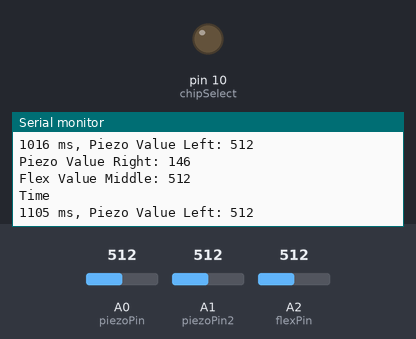
A sketch run on a simulated Arduino Uno, built with avr-gcc and run on an emulated ATmega328P. On the bench: output pins drawn as LEDs (lit = HIGH), the last lines printed to the serial monitor. The inputs (shaded band) are chosen by the test bench; at power-on: A1 (piezoPin2) = 512, A0 (piezoPin) = 512, A2 (flexPin) = 512. Storage starts empty.

Above: at 1.2 s.
1.3 s: A1 (piezoPin2) set to 361
At 1.8 s:
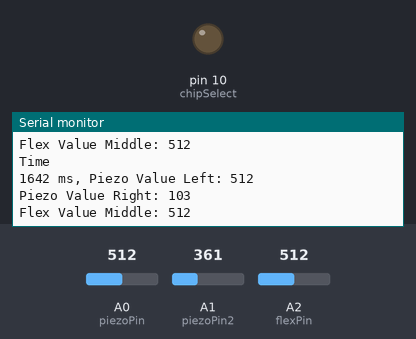
4.3 s: A1 (piezoPin2) set to 335
At 5.1 s:
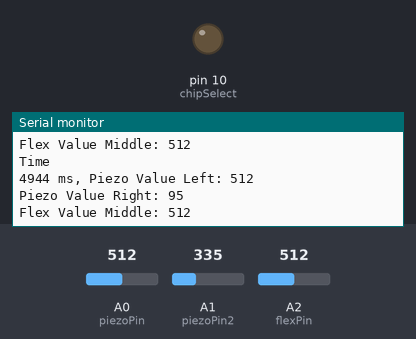
7.3 s: A0 (piezoPin) set to 11
At 7.8 s:
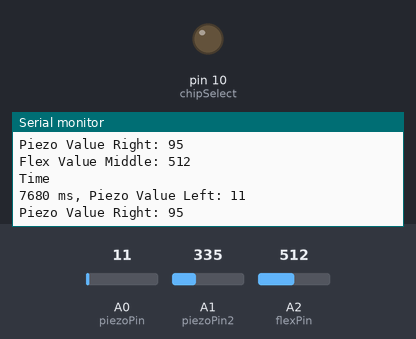
8.8 s: A0 (piezoPin) set to 8
At 9.3 s:
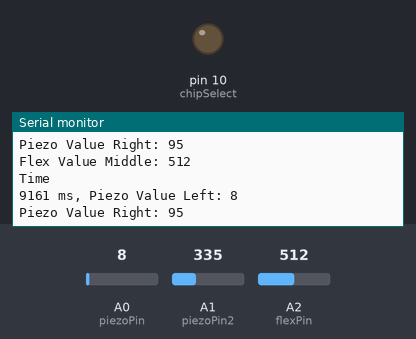
10.3 s: A2 (flexPin) set to 989
At 10.9 s:
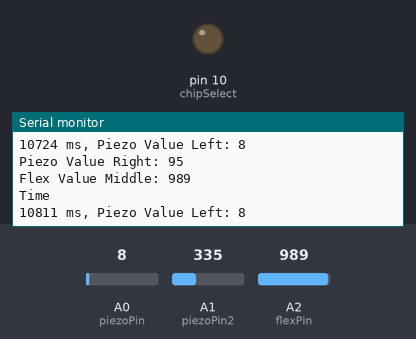
13.3 s: A2 (flexPin) set to 1007
At 14.3 s:
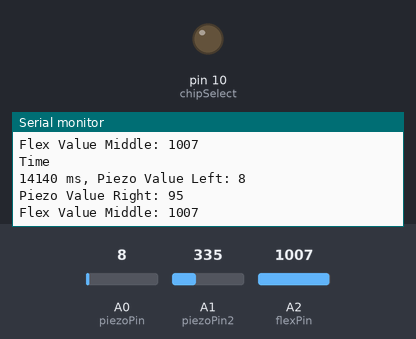
Timing chart, 0 to 16.3 s (numbered marks = the images above; inputs shaded):
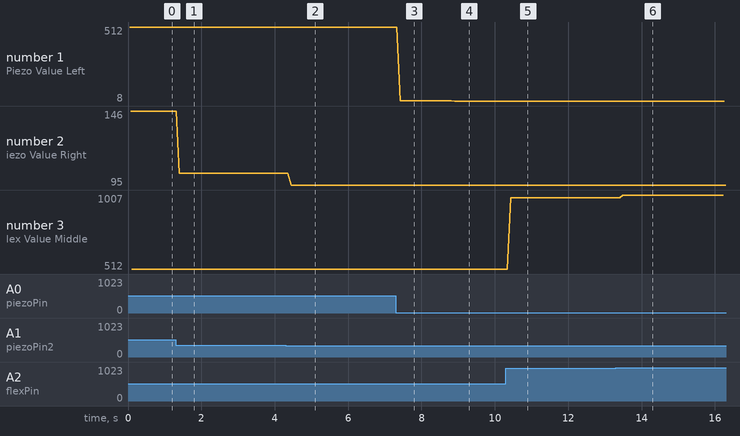

Measured:
- the behaviour switches between 999 and 1000 on A2 (flexPin) (found by bisection; images 5 and 6)
- after the input at 1.3 s, the serial monitor: prints a new line after 0.10 s (image 1)
- after the input at 4.3 s, the serial monitor: prints a new line after 0.14 s (image 2)
- after the input at 7.3 s, the serial monitor: prints a new line after 0.12 s (image 3)
- after the input at 8.8 s, the serial monitor: prints a new line after 0.10 s (image 4)
- after the input at 10.3 s, the serial monitor: prints a new line after 0.13 s (image 5)
- plotted number 1: 512 → 11 after the input at 7.3 s, 11 → 8 after the input at 8.8 s
- plotted number 2: 146 → 103 after the input at 1.3 s, 103 → 95 after the input at 4.3 s

The sketch:

Flex_Piezo_Bed_Test.ino
```cpp
#include <SPI.h>
#include <SD.h>

const int piezoPin = A0;
const int piezoPin2 = A1;
const int flexPin = A2;

unsigned long startTime;
const unsigned long duration = 90000;

int chipSelect = 10; //chip select pin for the MicroSD Card Adapter
File file; // file object that is used to read and write data
String filename = "FBT5.csv";

void setup() {
  Serial.begin(9600);

  pinMode(chipSelect, OUTPUT);

  if(!SD.begin(chipSelect)){
    Serial.println("SD card not found");
    return;
  }
  Serial.println("SD card found!");

  file = SD.open(filename, FILE_WRITE);
  if(file){
    file.println("Timestamp (ms), Piezo Value Left, Piezo Value Right, Flex Value Middle,  Label");
    file.close();
  } else{
    Serial.println("Failed to open file");
    }

  startTime = millis();
}

String classifyState(int piezo_left, int piezo_right, int flex_middle){
  if (flex_middle > 764 || piezo_left == piezo_right) return "middle";
  else if(piezo_left > piezo_right && piezo_right != 0) return "left";
  else if (piezo_left < piezo_right && piezo_left != 0) return "right";
  else if (piezo_left == 0) return "left";
  else if (piezo_right == 0) return "right";
}

void loop() {
  int sensorValue1 = analogRead(piezoPin);  // read sensor 1 LEFT
  //scaling factor applied to the rightside sensor as it is on average more sensitive, for meaningful data to be gained
  //both sensors should have similar baselines
  int sensorValue2 = analogRead(piezoPin2) / 3.5; // read sensor 2 RIGHT
  int flexValue = analogRead(flexPin); // read flex sensor MIDDLE

  if (millis() - startTime < duration){
    unsigned long timestamp = millis() - startTime;

    String label = classifyState(sensorValue1, sensorValue2, flexValue);

    Serial.println("Time");
    Serial.print(timestamp);
    Serial.print(" ms, Piezo Value Left: ");
    Serial.println(sensorValue1);
    Serial.print("Piezo Value Right: ");
    Serial.println(sensorValue2);
    Serial.print("Flex Value Middle: ");
    Serial.println(flexValue);

    file = SD.open(filename, FILE_WRITE);
    if(file){
      file.print(timestamp);
      file.print(", ");
      file.print(sensorValue1);
      file.print(", ");
      file.print(sensorValue2);
      file.print(", ");
      file.print(flexValue);
      file.print(", ");
      file.println(label);
      file.close();
    } else {
      Serial.println("Error opening file");
    }

    delay(10);
  } else {
    Serial.println("Data Collection Complete");
    while(true);
  }
}
```
